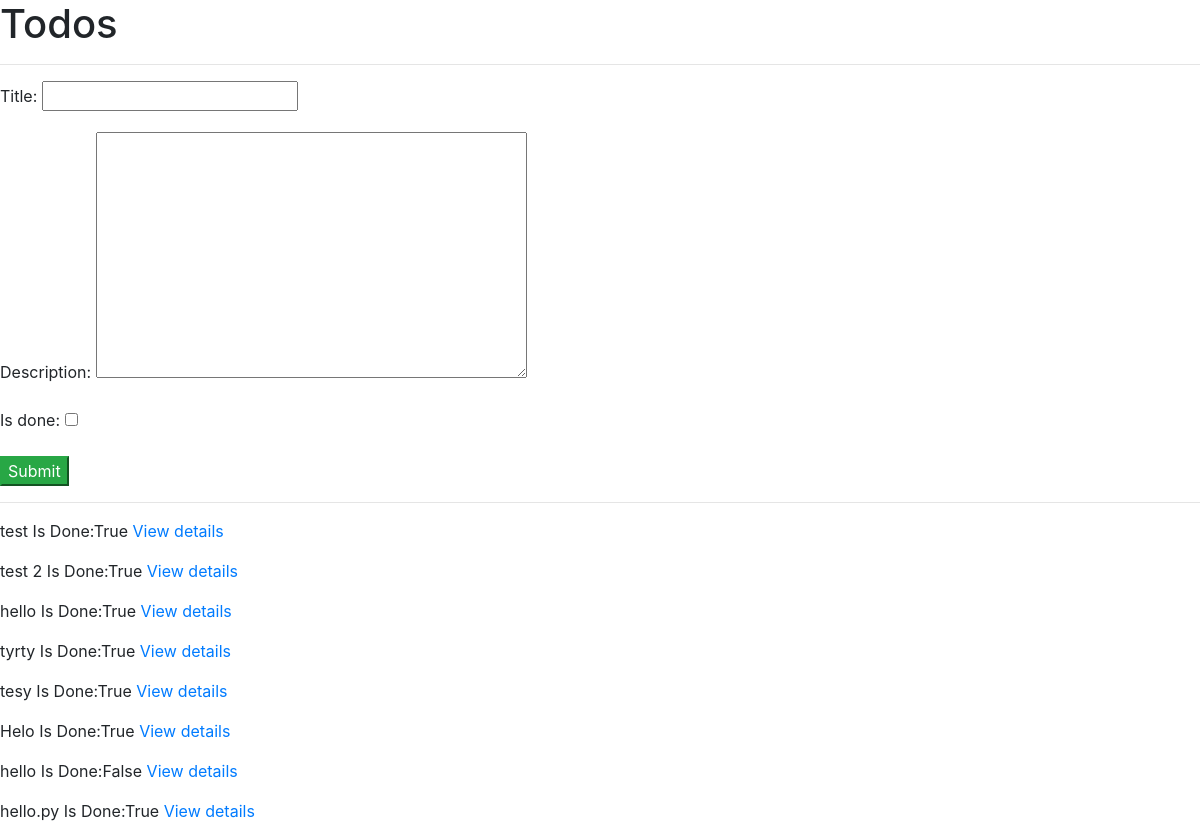
The page /todos/ on the database its author committed.
### polls/models.py (models this page shows)
class Todo(models.Model):
    title = models.CharField(max_length=255)
    description = models.TextField(blank=True, null=True)
    is_done = models.BooleanField(default=False)
    date_added = models.DateTimeField(auto_now_add=True)

### polls/views.py (the view)
# urls.py: path('todos/',include('polls.urls')),
def todos(request):
    if request.method == 'POST':
        form = TodoForm(request.POST)
        if form.is_valid():
            form.save()
            return redirect('todos')
    else:
        form = TodoForm()
    todos = Todo.objects.all()
    return render(request, 'todos.html', {'todos':todos, 'form':form})

### polls/forms.py
class TodoForm(ModelForm):
    class Meta:
        model = Todo
        fields = ['title', 'description', 'is_done']

### templates/todos.html (shortened to what this page needs)
{% extends 'base.html' %}
{% block content %}
    <div class="column is-12">
        <h1 class="title">Todos</h1>
        <hr>
    <form method="post">
        {{ form.as_p }}
        <div class="field">
            <div class="control">
                <button class="button btn-success">Submit</button>
            </div>
        </div>
    </form>
        <hr>
        <div class="column is-12">
            {% for todo in todos %}
            <p>{{ todo.title }} Is Done:{{ todo.is_done }} <a href="{% url 'todo' todo.id %}"> View details</a> </p>
                {% empty %}
                <p>You dotn't have any todos yet.</p>
            {% endfor %}
        </div>
    </div>
{% endblock %}

### templates/base.html (shortened to what this page needs)
<!DOCTYPE html>
<html lang="en">
<link rel="stylesheet" href="https://cdn.jsdelivr.net/npm/bootstrap@4.6.0/dist/css/bootstrap.min.css">
<head>
</head>
<body>
{% block content %}
{% endblock %}
</body>
</html>

### rows shown on the page
Todo: title "test", is_done "True"
Todo: title "test 2", is_done "True"
Todo: title "hello", is_done "True"
Todo: title "tyrty", is_done "True"
Todo: title "tesy", is_done "True"
Todo: title "Helo", is_done "True"
Todo: title "hello", is_done "False"
Todo: title "hello.py", is_done "True"
